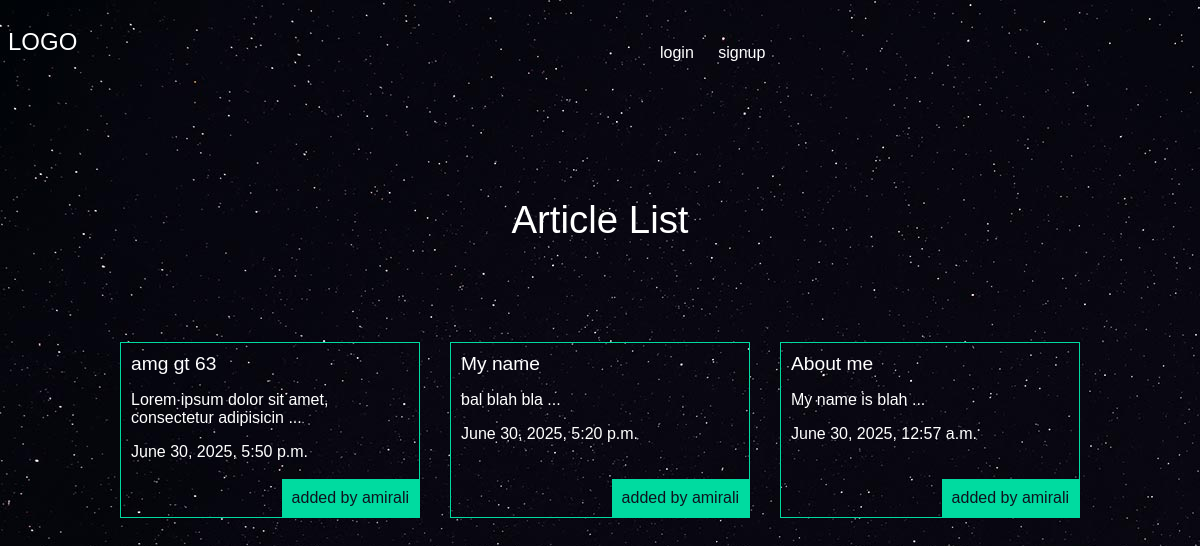
The app's page /articles/ with its own data.
### articles/models.py (models this page shows, shortened)
class Article(models.Model):
    title = models.CharField()
    slug = models.SlugField()
    body = models.TextField()
    date = models.DateTimeField(auto_now_add=True)
    image = models.ImageField(default='default.jpg', blank=True)
    author = models.ForeignKey(User, default=None, on_delete=models.CASCADE)
    def snippet(self):
        return self.body[:50] + ' ...'

### articles/views.py (the view)
# urls.py: path("", views.articles_list, name="list"),
def articles_list(request):
    articles = models.Article.objects.all().order_by('-date')
    args = {'articles': articles}
    return render(request, 'articles/articlelist.html', args)

### articles/templates/articles/articlelist.html (shortened to what this page needs)
{%extends 'base.html'%}
{%block content%}
<h1>Article List</h1>
<div class="articles">
    {% for article in articles %}
    <div class="article">
        <h2>
            <a href="{% url 'articles:detail' slug=article.slug %}">{{ article.title }}</a>
        </h2>
        <p>
            {{article.snippet}}
        </p>
        <p>
            {{article.date}}
        </p>
        <p class="author">added by {{article.author.username}}</p>
    </div>
    {% endfor %}
</div>
{%endblock%}

### assets/styles.css (style rules this page uses)
body { background-color: #0f121f; background-image: url(stars.jpg); background-attachment: fixed; color: #fff; }
body * { font-family: arial; }
h1,h2,h3,h4,h5 { font-weight:normal; margin:0; }
a, a:hover, a:visited { color: #fff; text-decoration: none; }
div.wrapper h1 { text-align:center; margin:100px auto; font-size: 2.4em; }
.articles { display: grid; grid-template-columns: 1fr 1fr 1fr; grid-gap: 30px; }
.article { padding: 10px; border: 1px solid #00dba0; position: relative; padding-bottom: 40px; }
.article h2 { font-size: 1.2em; }
.article .author { padding: 10px; background-color: #00dba0; position: absolute; right: 0; bottom: 0; margin: 0; color: #0f121f }

### records on screen
Article: title "amg gt 63", snippet "Lorem ipsum dolor sit amet, consectetur adipisicin ...", date "June 30, 2025, 5:50 p.m.", author.username "amirali"
Article: title "My name", snippet "bal blah bla ...", date "June 30, 2025, 5:20 p.m.", author.username "amirali"
Article: title "About me", snippet "My name is blah ...", date "June 30, 2025, 12:57 a.m.", author.username "amirali"
